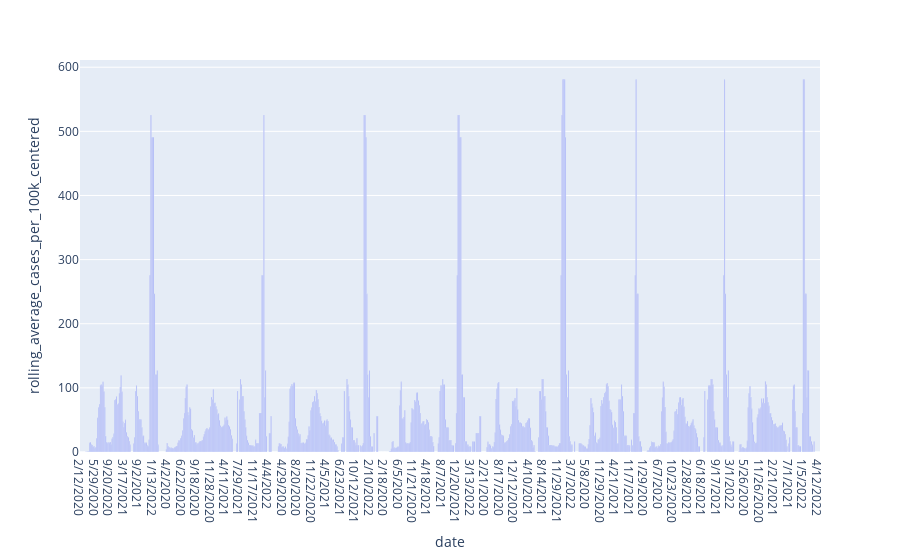

Notebook cell for this chart:
### Code cell
import plotly.express as px
fig = px.bar(Miami_cases2, x='date', y='rolling_average_cases_per_100k_centered')
fig.show()

### Figure 1 — Plotly figure (JSON) as saved in the notebook; plotly's stock layout.template omitted (floating-point values rounded to 4 significant figures; data arrays with more than 128 entries replaced by an {"elided": "..."} marker saying what was removed)
{"data": [{"alignmentgroup": "True", "hovertemplate": "date=%{x}<br>rolling_average_cases_per_100k_centered=%{y}<extra></extra>", "legendgroup": "", "marker": {"color": "#636efa", "pattern": {"shape": ""}}, "name": "", "offsetgroup": "", "orientation": "v", "showlegend": false, "textposition": "auto", "type": "bar", "x": {"elided": "819 str values"}, "xaxis": "x", "y": {"elided": "819 float values"}, "yaxis": "y"}], "layout": {"barmode": "relative", "legend": {"tracegroupgap": 0}, "margin": {"t": 60}, "xaxis": {"anchor": "y", "domain": [0, 1], "title": {"text": "date"}}, "yaxis": {"anchor": "x", "domain": [0, 1], "title": {"text": "rolling_average_cases_per_100k_centered"}}}}
